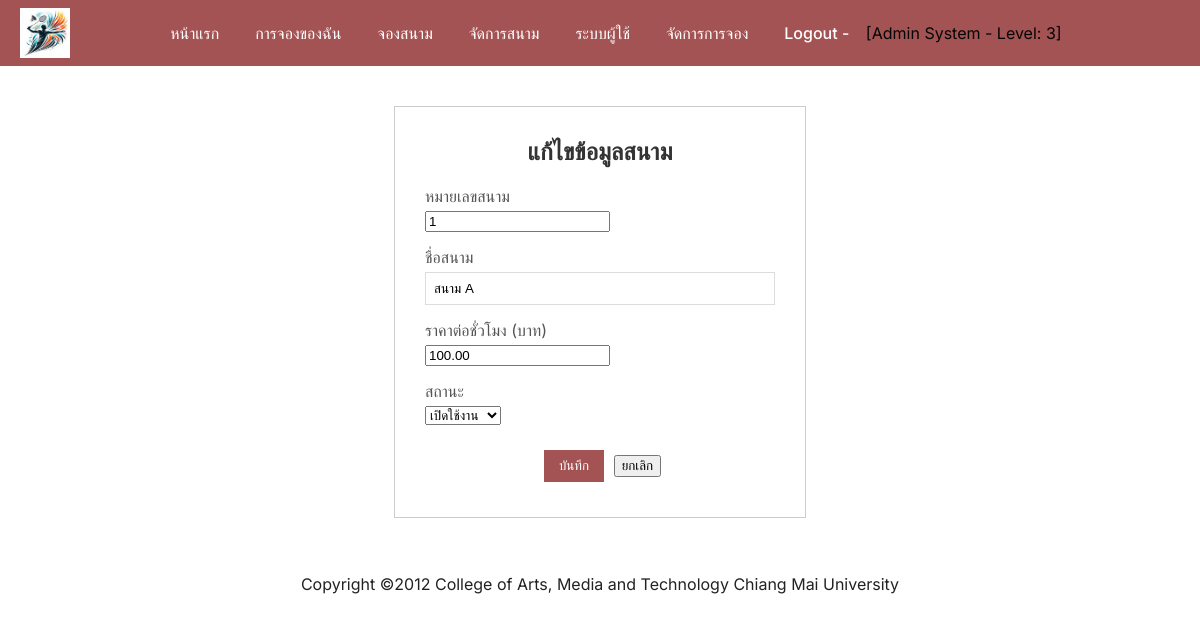
/court_edit.php?court_id=1 (signed in), run on the app's committed database.
### tables this page shows
CREATE TABLE IF NOT EXISTS court (
    court_id       INT          AUTO_INCREMENT PRIMARY KEY,
    court_number   INT          NOT NULL UNIQUE,
    court_name     VARCHAR(100) NOT NULL,
    description    TEXT                  DEFAULT NULL,
    price_per_hour DECIMAL(8,2) NOT NULL DEFAULT 100.00,
    is_active      TINYINT(1)   NOT NULL DEFAULT 1
);

### court_edit.php (the view, shortened to what this page needs)
<?php
require_once "header.php";
require_once "config.php";
$court_id = isset($_GET['court_id']) ? intval($_GET['court_id']) : 0;
$row = mysqli_fetch_assoc(mysqli_query($connect, "SELECT * FROM court WHERE court_id = $court_id"));
?>
<html>
<link rel="stylesheet" href="style.css">
<div class="login">
    <form action="court_edit.php?court_id=<?php echo $court_id; ?>" method="post">
        <h2>แก้ไขข้อมูลสนาม</h2>
        <div class="login-group">
            <label>หมายเลขสนาม</label>
            <input type="number" name="court_number" min="1"
                   value="<?php echo $row['court_number']; ?>" required>
        </div>
        <div class="login-group">
            <label>ชื่อสนาม</label>
            <input type="text" name="court_name"
                   value="<?php echo $row['court_name']; ?>" required>
        </div>
        <div class="login-group">
            <label>ราคาต่อชั่วโมง (บาท)</label>
            <input type="number" name="price_per_hour" min="1" step="0.01"
                   value="<?php echo $row['price_per_hour']; ?>" required>
        </div>
        <div class="login-group">
            <label>สถานะ</label>
            <select name="is_active">
                <option value="1" <?php if ($row['is_active'] == 1) echo 'selected'; ?>>เปิดใช้งาน</option>
            </select>
        </div>
        <div class="login-buttons">
            <input type="submit" value="บันทึก">
            <a href="court_management.php"><input type="button" value="ยกเลิก"></a>
        </div>
    </form>
</div>
</html>
<?php require_once "footer.php"; ?>

### style.css (style rules this page uses)
html, body, h1, h2, h3, p, ol, ul, li, a { padding: 0; border: 0; margin: 0; }
body { padding: 0; font-family: 'Inter', system-ui, -apple-system, 'Segoe UI', Roboto, 'Helvetica Neue', Arial; color: #222; }
.login { text-align: center; padding: 40px 20px; }
.login form { display: inline-block; width: 100%; max-width: 350px; padding: 30px; border: 1px solid #ccc; }
.login form h2 { margin-bottom: 20px; color: #333; }
.login-group { margin-bottom: 15px; text-align: left; }
.login-group label { display: block; margin-bottom: 5px; color: #555; }
.login-group input[type="text"], .login-group input[type="password"] { width: 100%; padding: 8px; border: 1px solid #ddd; box-sizing: border-box; }
.login-buttons { margin-top: 20px; }
.login-buttons input[type="submit"], .login-buttons input[type="reset"] { padding: 8px 15px; margin: 5px; border: 1px solid #999; background-color: #f0f0f0; cursor: pointer; }
.login-buttons input[type="submit"] { background-color: #a35353; color: white; border: none; }

### data on the page
court: court_number "1", court_name "สนาม A", price_per_hour "100.00", is_active "เปิดใช้งาน"

### other printed values
$_SESSION['firstname'] "Admin"
$_SESSION['lastname'] "System"
$_SESSION['level'] "3"
